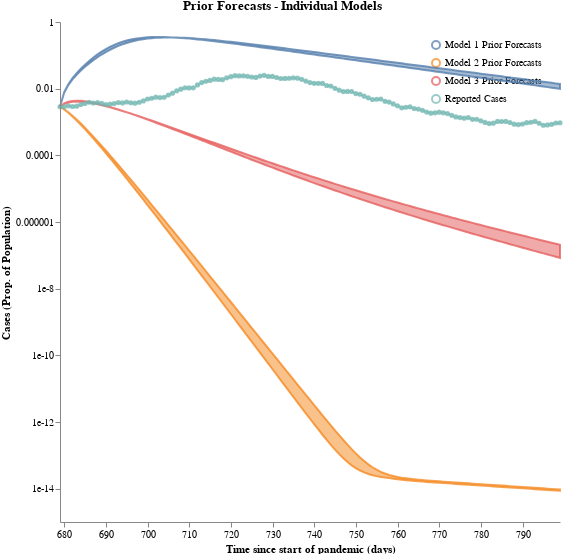

Notebook code for this chart:
### Code cell
case1 = convert_to_output_format(ensemble1_prior_forecasts, all_timepoints, nice=True)["Cases_sol"].rename("Model 1 Prior Forecasts")
case2 = convert_to_output_format(ensemble2_prior_forecasts, all_timepoints, nice=True)["Cases_sol"].rename("Model 2 Prior Forecasts")
case3 = convert_to_output_format(ensemble3_prior_forecasts, all_timepoints, nice=True)["Cases_sol"].rename("Model 3 Prior Forecasts")
df = pd.concat([case1, case2, case3], axis="columns")

case_df = pd.DataFrame({"Reported Cases": plotting_cases, 
                        "timepoint": all_timepoints}).assign(sample_id=0)

schema = plot_trajectories("Prior Forecasts - Individual Models", 
                           df,
                            points=case_df)
plots.save_schema(schema, "_schema.json")
plots.ipy_display(schema)

### Figure 1 — Vega specification as saved in the notebook (floating-point values rounded to 4 significant figures; data arrays with more than 128 entries replaced by an {"elided": "..."} marker saying what was removed)
{"$schema": "https://vega.github.io/schema/vega/v5.json", "axes": [{"name": "x_axis", "orient": "bottom", "scale": "xscale", "title": "Time since start of pandemic (days)", "zindex": 100}, {"name": "y_axis", "orient": "left", "scale": "yscale", "title": "Cases (Prop. of Population)", "zindex": 100}], "data": [{"name": "distributions", "values": {"elided": "363 records"}}, {"name": "traces", "transform": [{"expr": "isValid(datum.value)", "type": "filter"}], "values": []}, {"name": "points", "values": [{"sample_id": 0, "timepoint": 679, "trajectory": "Reported Cases", "value": 0.00286}, {"sample_id": 0, "timepoint": 680, "trajectory": "Reported Cases", "value": 0.002851}, {"sample_id": 0, "timepoint": 681, "trajectory": "Reported Cases", "value": 0.003051}, {"sample_id": 0, "timepoint": 682, "trajectory": "Reported Cases", "value": 0.002919}, {"sample_id": 0, "timepoint": 683, "trajectory": "Reported Cases", "value": 0.002978}, {"sample_id": 0, "timepoint": 684, "trajectory": "Reported Cases", "value": 0.00334}, {"sample_id": 0, "timepoint": 685, "trajectory": "Reported Cases", "value": 0.003593}, {"sample_id": 0, "timepoint": 686, "trajectory": "Reported Cases", "value": 0.003907}, {"sample_id": 0, "timepoint": 687, "trajectory": "Reported Cases", "value": 0.003723}, {"sample_id": 0, "timepoint": 688, "trajectory": "Reported Cases", "value": 0.003843}, {"sample_id": 0, "timepoint": 689, "trajectory": "Reported Cases", "value": 0.003604}, {"sample_id": 0, "timepoint": 690, "trajectory": "Reported Cases", "value": 0.003349}, {"sample_id": 0, "timepoint": 691, "trajectory": "Reported Cases", "value": 0.003425}, {"sample_id": 0, "timepoint": 692, "trajectory": "Reported Cases", "value": 0.003563}, {"sample_id": 0, "timepoint": 693, "trajectory": "Reported Cases", "value": 0.003831}, {"sample_id": 0, "timepoint": 694, "trajectory": "Reported Cases", "value": 0.003732}, {"sample_id": 0, "timepoint": 695, "trajectory": "Reported Cases", "value": 0.003974}, {"sample_id": 0, "timepoint": 696, "trajectory": "Reported Cases", "value": 0.00377}, {"sample_id": 0, "timepoint": 697, "trajectory": "Reported Cases", "value": 0.00367}, {"sample_id": 0, "timepoint": 698, "trajectory": "Reported Cases", "value": 0.003922}, {"sample_id": 0, "timepoint": 699, "trajectory": "Reported Cases", "value": 0.004298}, {"sample_id": 0, "timepoint": 700, "trajectory": "Reported Cases", "value": 0.004884}, {"sample_id": 0, "timepoint": 701, "trajectory": "Reported Cases", "value": 0.005158}, {"sample_id": 0, "timepoint": 702, "trajectory": "Reported Cases", "value": 0.005565}, {"sample_id": 0, "timepoint": 703, "trajectory": "Reported Cases", "value": 0.005392}, {"sample_id": 0, "timepoint": 704, "trajectory": "Reported Cases", "value": 0.005517}, {"sample_id": 0, "timepoint": 705, "trajectory": "Reported Cases", "value": 0.006461}, {"sample_id": 0, "timepoint": 706, "trajectory": "Reported Cases", "value": 0.007337}, {"sample_id": 0, "timepoint": 707, "trajectory": "Reported Cases", "value": 0.008603}, {"sample_id": 0, "timepoint": 708, "trajectory": "Reported Cases", "value": 0.009678}, {"sample_id": 0, "timepoint": 709, "trajectory": "Reported Cases", "value": 0.01067}, {"sample_id": 0, "timepoint": 710, "trajectory": "Reported Cases", "value": 0.0105}, {"sample_id": 0, "timepoint": 711, "trajectory": "Reported Cases", "value": 0.01057}, {"sample_id": 0, "timepoint": 712, "trajectory": "Reported Cases", "value": 0.01296}, {"sample_id": 0, "timepoint": 713, "trajectory": "Reported Cases", "value": 0.0152}, {"sample_id": 0, "timepoint": 714, "trajectory": "Reported Cases", "value": 0.01668}, {"sample_id": 0, "timepoint": 715, "trajectory": "Reported Cases", "value": 0.0177}, {"sample_id": 0, "timepoint": 716, "trajectory": "Reported Cases", "value": 0.01922}, {"sample_id": 0, "timepoint": 717, "trajectory": "Reported Cases", "value": 0.01892}, {"sample_id": 0, "timepoint": 718, "trajectory": "Reported Cases", "value": 0.0186}, {"sample_id": 0, "timepoint": 719, "trajectory": "Reported Cases", "value": 0.02114}, {"sample_id": 0, "timepoint": 720, "trajectory": "Reported Cases", "value": 0.02293}, {"sample_id": 0, "timepoint": 721, "trajectory": "Reported Cases", "value": 0.02461}, {"sample_id": 0, "timepoint": 722, "trajectory": "Reported Cases", "value": 0.02407}, {"sample_id": 0, "timepoint": 723, "trajectory": "Reported Cases", "value": 0.02423}, {"sample_id": 0, "timepoint": 724, "trajectory": "Reported Cases", "value": 0.02344}, {"sample_id": 0, "timepoint": 725, "trajectory": "Reported Cases", "value": 0.02236}, {"sample_id": 0, "timepoint": 726, "trajectory": "Reported Cases", "value": 0.02171}, {"sample_id": 0, "timepoint": 727, "trajectory": "Reported Cases", "value": 0.02389}, {"sample_id": 0, "timepoint": 728, "trajectory": "Reported Cases", "value": 0.02514}, {"sample_id": 0, "timepoint": 729, "trajectory": "Reported Cases", "value": 0.02326}, {"sample_id": 0, "timepoint": 730, "trajectory": "Reported Cases", "value": 0.02332}, {"sample_id": 0, "timepoint": 731, "trajectory": "Reported Cases", "value": 0.02168}, {"sample_id": 0, "timepoint": 732, "trajectory": "Reported Cases", "value": 0.02019}, {"sample_id": 0, "timepoint": 733, "trajectory": "Reported Cases", "value": 0.02028}, {"sample_id": 0, "timepoint": 734, "trajectory": "Reported Cases", "value": 0.02051}, {"sample_id": 0, "timepoint": 735, "trajectory": "Reported Cases", "value": 0.02109}, {"sample_id": 0, "timepoint": 736, "trajectory": "Reported Cases", "value": 0.02061}, {"sample_id": 0, "timepoint": 737, "trajectory": "Reported Cases", "value": 0.01905}, {"sample_id": 0, "timepoint": 738, "trajectory": "Reported Cases", "value": 0.01686}, {"sample_id": 0, "timepoint": 739, "trajectory": "Reported Cases", "value": 0.01526}, {"sample_id": 0, "timepoint": 740, "trajectory": "Reported Cases", "value": 0.01444}, {"sample_id": 0, "timepoint": 741, "trajectory": "Reported Cases", "value": 0.01449}, {"sample_id": 0, "timepoint": 742, "trajectory": "Reported Cases", "value": 0.01436}, {"sample_id": 0, "timepoint": 743, "trajectory": "Reported Cases", "value": 0.01245}, {"sample_id": 0, "timepoint": 744, "trajectory": "Reported Cases", "value": 0.01203}, {"sample_id": 0, "timepoint": 745, "trajectory": "Reported Cases", "value": 0.01026}, {"sample_id": 0, "timepoint": 746, "trajectory": "Reported Cases", "value": 0.009}, {"sample_id": 0, "timepoint": 747, "trajectory": "Reported Cases", "value": 0.008186}, {"sample_id": 0, "timepoint": 748, "trajectory": "Reported Cases", "value": 0.00828}, {"sample_id": 0, "timepoint": 749, "trajectory": "Reported Cases", "value": 0.008238}, {"sample_id": 0, "timepoint": 750, "trajectory": "Reported Cases", "value": 0.007139}, {"sample_id": 0, "timepoint": 751, "trajectory": "Reported Cases", "value": 0.006782}, {"sample_id": 0, "timepoint": 752, "trajectory": "Reported Cases", "value": 0.005956}, {"sample_id": 0, "timepoint": 753, "trajectory": "Reported Cases", "value": 0.00531}, {"sample_id": 0, "timepoint": 754, "trajectory": "Reported Cases", "value": 0.004745}, {"sample_id": 0, "timepoint": 755, "trajectory": "Reported Cases", "value": 0.004811}, {"sample_id": 0, "timepoint": 756, "trajectory": "Reported Cases", "value": 0.004898}, {"sample_id": 0, "timepoint": 757, "trajectory": "Reported Cases", "value": 0.00417}, {"sample_id": 0, "timepoint": 758, "trajectory": "Reported Cases", "value": 0.00396}, {"sample_id": 0, "timepoint": 759, "trajectory": "Reported Cases", "value": 0.003493}, {"sample_id": 0, "timepoint": 760, "trajectory": "Reported Cases", "value": 0.00305}, {"sample_id": 0, "timepoint": 761, "trajectory": "Reported Cases", "value": 0.002663}, {"sample_id": 0, "timepoint": 762, "trajectory": "Reported Cases", "value": 0.002773}, {"sample_id": 0, "timepoint": 763, "trajectory": "Reported Cases", "value": 0.002848}, {"sample_id": 0, "timepoint": 764, "trajectory": "Reported Cases", "value": 0.002544}, {"sample_id": 0, "timepoint": 765, "trajectory": "Reported Cases", "value": 0.002434}, {"sample_id": 0, "timepoint": 766, "trajectory": "Reported Cases", "value": 0.002235}, {"sample_id": 0, "timepoint": 767, "trajectory": "Reported Cases", "value": 0.001986}, {"sample_id": 0, "timepoint": 768, "trajectory": "Reported Cases", "value": 0.001844}, {"sample_id": 0, "timepoint": 769, "trajectory": "Reported Cases", "value": 0.001887}, {"sample_id": 0, "timepoint": 770, "trajectory": "Reported Cases", "value": 0.001976}, {"sample_id": 0, "timepoint": 771, "trajectory": "Reported Cases", "value": 0.001882}, {"sample_id": 0, "timepoint": 772, "trajectory": "Reported Cases", "value": 0.001789}, {"sample_id": 0, "timepoint": 773, "trajectory": "Reported Cases", "value": 0.001582}, {"sample_id": 0, "timepoint": 774, "trajectory": "Reported Cases", "value": 0.00142}, {"sample_id": 0, "timepoint": 775, "trajectory": "Reported Cases", "value": 0.001359}, {"sample_id": 0, "timepoint": 776, "trajectory": "Reported Cases", "value": 0.001303}, {"sample_id": 0, "timepoint": 777, "trajectory": "Reported Cases", "value": 0.001358}, {"sample_id": 0, "timepoint": 778, "trajectory": "Reported Cases", "value": 0.001204}, {"sample_id": 0, "timepoint": 779, "trajectory": "Reported Cases", "value": 0.001211}, {"sample_id": 0, "timepoint": 780, "trajectory": "Reported Cases", "value": 0.001083}, {"sample_id": 0, "timepoint": 781, "trajectory": "Reported Cases", "value": 0.0009712}, {"sample_id": 0, "timepoint": 782, "trajectory": "Reported Cases", "value": 0.0008982}, {"sample_id": 0, "timepoint": 783, "trajectory": "Reported Cases", "value": 0.0009231}, {"sample_id": 0, "timepoint": 784, "trajectory": "Reported Cases", "value": 0.001039}, {"sample_id": 0, "timepoint": 785, "trajectory": "Reported Cases", "value": 0.001035}, {"sample_id": 0, "timepoint": 786, "trajectory": "Reported Cases", "value": 0.001042}, {"sample_id": 0, "timepoint": 787, "trajectory": "Reported Cases", "value": 0.0009643}, {"sample_id": 0, "timepoint": 788, "trajectory": "Reported Cases", "value": 0.0008619}, {"sample_id": 0, "timepoint": 789, "trajectory": "Reported Cases", "value": 0.0008386}, {"sample_id": 0, "timepoint": 790, "trajectory": "Reported Cases", "value": 0.0008709}, {"sample_id": 0, "timepoint": 791, "trajectory": "Reported Cases", "value": 0.000957}, {"sample_id": 0, "timepoint": 792, "trajectory": "Reported Cases", "value": 0.0009805}, {"sample_id": 0, "timepoint": 793, "trajectory": "Reported Cases", "value": 0.001043}, {"sample_id": 0, "timepoint": 794, "trajectory": "Reported Cases", "value": 0.0009183}, {"sample_id": 0, "timepoint": 795, "trajectory": "Reported Cases", "value": 0.0007978}, {"sample_id": 0, "timepoint": 796, "trajectory": "Reported Cases", "value": 0.0008161}, {"sample_id": 0, "timepoint": 797, "trajectory": "Reported Cases", "value": 0.0008521}, {"sample_id": 0, "timepoint": 798, "trajectory": "Reported Cases", "value": 0.0009318}, {"sample_id": 0, "timepoint": 799, "trajectory": "Reported Cases", "value": 0.0009424}]}, {"name": "markers", "values": []}, {"name": "selected", "on": [{"remove": true, "trigger": "clear"}, {"remove": true, "trigger": "!shift"}, {"insert": "clicked", "trigger": "!shift && clicked"}, {"toggle": "clicked", "trigger": "shift && clicked"}]}], "height": 500, "legends": [{"encode": {"labels": {"interactive": true, "name": "legendLabel", "update": {"opacity": [{"test": "!length(data('selected')) || indata('selected', 'value', datum.value)", "value": 1}, {"value": 0.25}]}}, "symbols": {"interactive": true, "name": "legendSymbol", "update": {"fill": {"value": "transparent"}, "opacity": [{"test": "!length(data('selected')) || indata('selected', 'value', datum.value)", "value": 0.7}, {"value": 0.15}], "size": {"value": 64}, "strokeWidth": {"value": 2}}}}, "name": "color_legend", "orient": "top-right", "stroke": "color"}], "marks": [{"from": {"facet": {"data": "points", "groupby": "trajectory", "name": "points_split"}}, "marks": [{"encode": {"hover": {"fillOpacity": {"value": 0.9}}, "update": {"fill": {"field": "trajectory", "scale": "color"}, "fillOpacity": [{"test": "!length(data('selected')) || indata('selected', 'value', datum.trajectory)", "value": 0.5}, {"value": 0.15}], "size": {"value": 10}, "stroke": {"field": "trajectory", "scale": "color"}, "strokeOpacity": [{"test": "!length(data('selected')) || indata('selected', 'value', datum.trajectory)", "value": 0.75}, {"value": 0.15}], "strokeWidth": {"value": 2}, "tooltip": {"field": "value"}, "x": {"field": "timepoint", "scale": "xscale"}, "y": {"field": "value", "scale": "yscale"}}}, "from": {"data": "points"}, "name": "_points_symbol", "type": "symbol", "zindex": 3}, {"encode": {"hover": {"fillOpacity": {"value": 0.9}}, "update": {"interpolate": {"value": "linear"}, "stroke": {"field": "trajectory", "scale": "color"}, "strokeOpacity": [{"test": "!length(data('selected')) || indata('selected', 'value', datum.trajectory)", "value": 0.3}, {"value": 0.1}], "strokeWidth": {"value": 2}, "x": {"field": "timepoint", "scale": "xscale"}, "y": {"field": "value", "scale": "yscale"}}}, "from": {"data": "points"}, "name": "_points_line", "type": "line", "zindex": 3}], "name": "_points", "type": "group", "zindex": 3}, {"from": {"facet": {"data": "traces", "groupby": "trajectory", "name": "traces_split"}}, "marks": [{"encode": {"hover": {"fillOpacity": {"value": 0.9}}, "update": {"interpolate": {"value": "linear"}, "stroke": {"field": "trajectory", "scale": "color"}, "strokeOpacity": [{"test": "!length(data('selected')) || indata('selected', 'value', datum.trajectory)", "value": 0.75}, {"value": 0.15}], "strokeWidth": {"value": 2}, "x": {"field": "timepoint", "scale": "xscale"}, "y": {"field": "value", "scale": "yscale"}}}, "from": {"data": "traces_split"}, "name": "_traces_lines", "type": "line"}], "name": "_traces", "type": "group", "zindex": 2}, {"from": {"facet": {"data": "distributions", "groupby": "trajectory", "name": "trajectory_split"}}, "marks": [{"encode": {"hover": {"fillOpacity": {"value": 0.9}}, "update": {"fill": {"field": "trajectory", "scale": "color"}, "fillOpacity": [{"test": "!length(data('selected')) || indata('selected', 'value', datum.trajectory)", "value": 0.5}, {"value": 0.15}], "interpolate": {"value": "linear"}, "stroke": {"field": "trajectory", "scale": "color"}, "strokeOpacity": [{"test": "!length(data('selected')) || indata('selected', 'value', datum.trajectory)", "value": 0.75}, {"value": 0.15}], "strokeWidth": {"value": 2}, "x": {"field": "timepoint", "scale": "xscale"}, "y": {"field": "upper", "scale": "yscale"}, "y2": {"field": "lower", "scale": "yscale"}}}, "from": {"data": "trajectory_split"}, "type": "area"}], "name": "_distributions", "type": "group", "zindex": 1}, {"marks": [{"encode": {"enter": {"stroke": {"value": "lightgray"}}, "update": {"opacity": {"value": 1}, "x": {"field": "timepoint", "scale": "xscale"}, "y": {"signal": "height"}, "y2": {"value": 0}}}, "from": {"data": "markers"}, "name": "_marker text", "type": "rule"}, {"encode": {"enter": {"fontSize": {"value": 8}, "text": {"field": "datum.label"}, "y": {"value": 0}}}, "from": {"data": "_marker text"}, "name": "_marker flags", "transform": [{"as": ["x", "_y", "opacity", "align", "baseline"], "lineAnchor": "start", "offset": [1], "size": {"signal": "[width, height]"}, "type": "label"}], "type": "text"}], "name": "_markers", "type": "group"}], "scales": [{"domain": {"fields": [{"data": "distributions", "field": "timepoint"}, {"data": "traces", "field": "timepoint"}, {"data": "points", "field": "timepoint"}, {"data": "markers", "field": "timepoint"}]}, "name": "xscale", "range": "width", "type": "linear", "zero": false}, {"domain": {"fields": [{"data": "distributions", "field": "lower"}, {"data": "distributions", "field": "upper"}, {"data": "traces", "field": "value"}, {"data": "points", "field": "value"}]}, "name": "yscale", "nice": true, "range": "height", "type": "log", "zero": false}, {"domain": {"fields": [{"data": "distributions", "field": "trajectory"}, {"data": "traces", "field": "trajectory"}, {"data": "points", "field": "trajectory"}]}, "name": "color", "range": "category", "type": "ordinal"}], "signals": [{"name": "clear", "on": [{"events": "mouseup[!event.item]", "force": true, "update": "true"}], "value": true}, {"name": "shift", "on": [{"events": "@legendSymbol:click, @legendLabel:click", "force": true, "update": "event.shiftKey"}], "value": false}, {"name": "clicked", "on": [{"events": "@legendSymbol:click, @legendLabel:click", "force": true, "update": "{value: datum.value}"}], "value": null}], "title": "Prior Forecasts - Individual Models", "width": 500}
